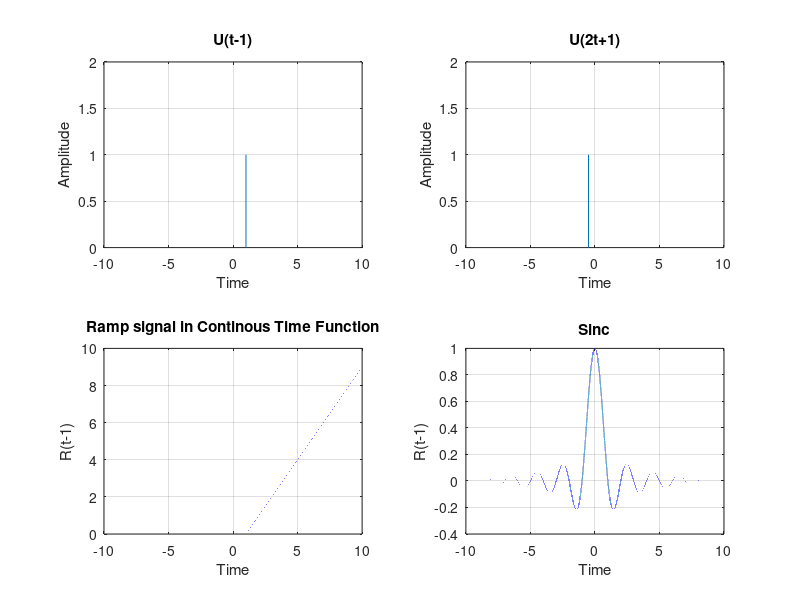

The MATLAB source for this figure:
clc 
clear all

t = -10:0.0001:10;

u1=t>1;
subplot(2,2,1);
plot(t,u1);
axis([-10 10 0 2]);
xlabel('Time');
ylabel('Amplitude');
title('U(t-1)');
grid on;

u2=t>-0.5;
subplot(2,2,2);
plot(t,u2);
axis([-10 10 0 2]);
xlabel('Time');
ylabel('Amplitude');
title('U(2t+1)');
grid on;

u3=t>1;
subplot(2,2,3);
y = (t-1).*u3;
plot(t,y);
xlabel('Time');
ylabel('R(t-1)');
title('Ramp signal in Continous Time Function');
grid on;

u4=sinc(t);
subplot(2,2,4);
plot(t,u4);
xlabel('Time');
ylabel('R(t-1)');
title('Sinc');
grid on;